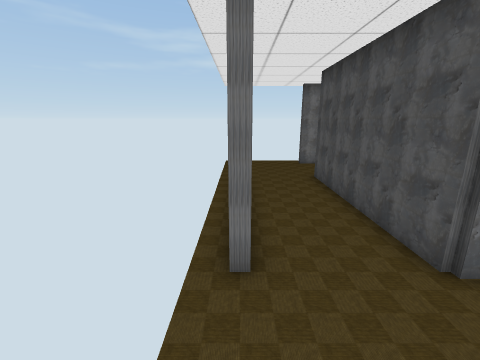
[1] (above)

15 first-person views from a walk through a Unity game level. The camera is 1.4 m above the floor, tilts 14° down and sees 90° across. Doors are open. The floor is counted in squares, 0.5 m on a side. Each view is taken from the middle of a square. On the plan, view 1 faces up. The plan holds only what a view shows up to about 18 squares ahead; the rest is blank. The player character is not drawn. Some surface patterns are stand-ins.

[2]
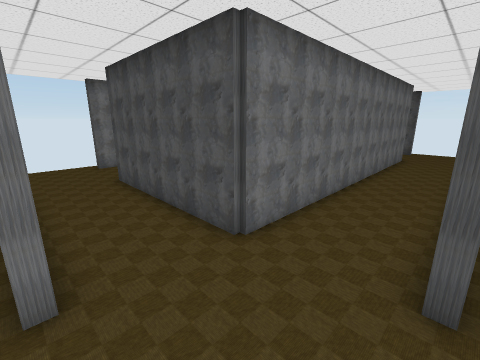

[3]
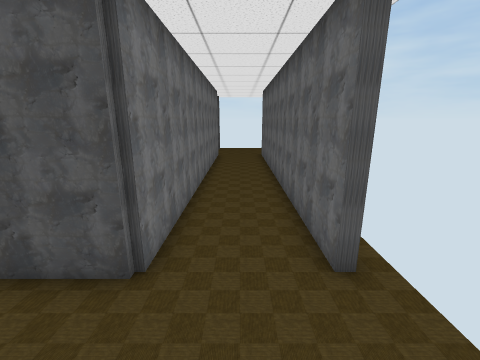

[4]
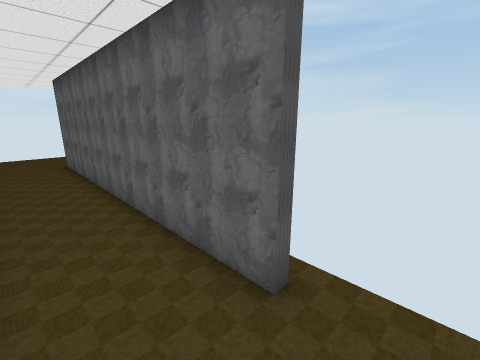

[5]
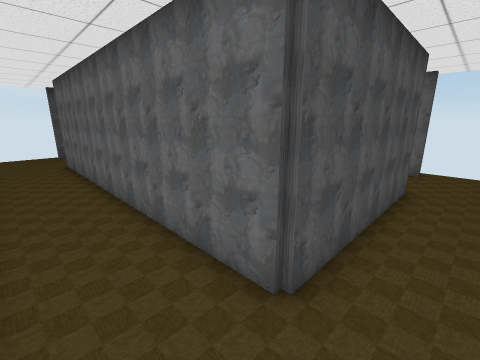

[6]
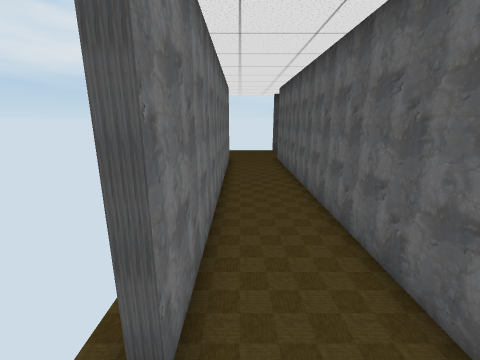

[7]
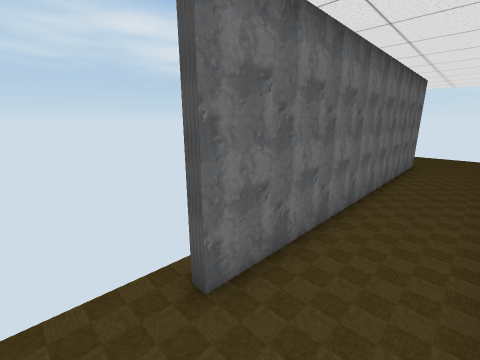

[8]
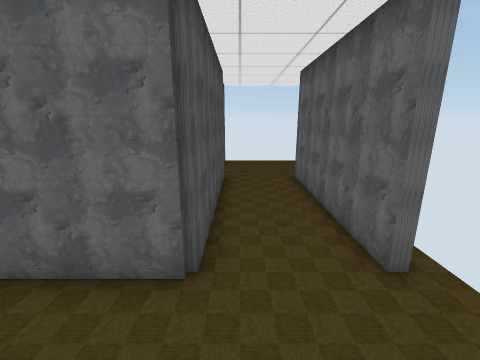

[9]
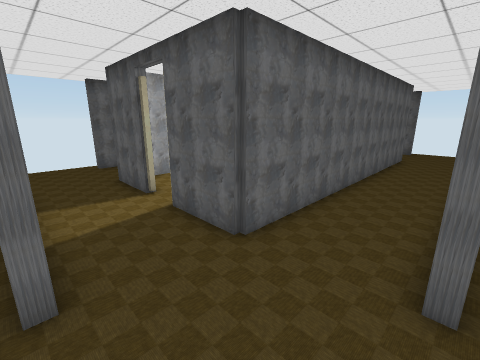

[10]
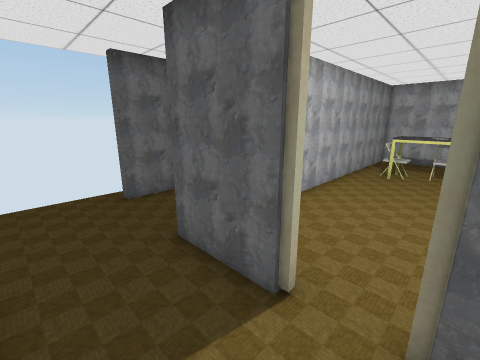

[11]
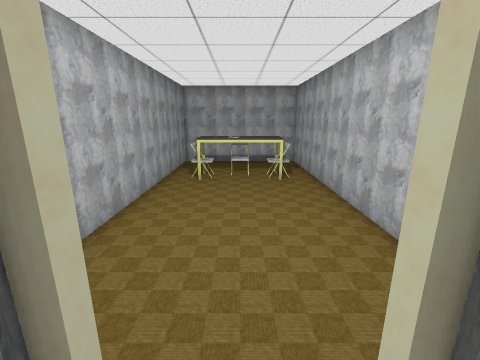

[12]
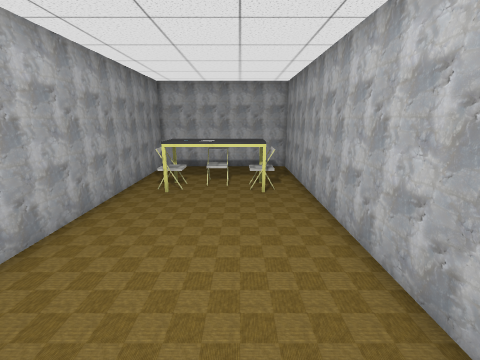

[13]
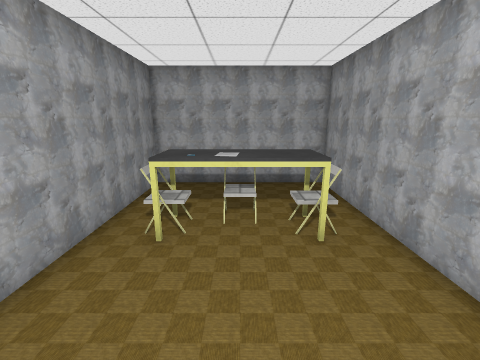

[14]
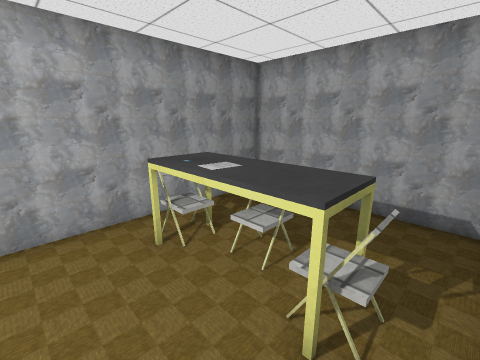

[15]
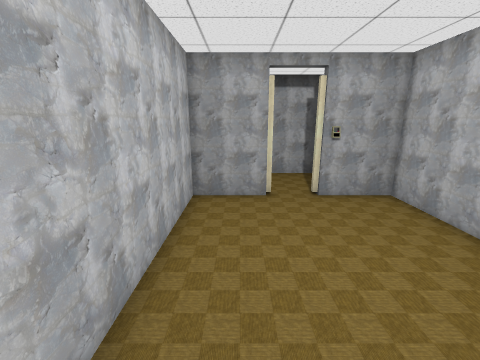

### Floor plan
Points are (right, up) in squares from view 1. A wall is a line through its corners. A room is listed if a view was taken in it or the views show most of it. See-through windows are left out.
Room 1 (views 1, 2, 3, 4)
walls: (4, -0.2) (4, 0.2) (20, 0.2); (20.2, 3.8) (3.8, 3.8)
ways out: opening at (1.5, 3.5) to room 2; opening at (21, 3) to room 3; opening at (20, 1.5)
Room 2 (views 5, 6, 7, 8)
walls: (-0.2, 12) (0.2, 12) (0.2, 4) (-0.2, 4); (3.8, 3.8) (3.8, 12.2) (20.2, 12.2); (20, 15.8) (4, 15.8) (4, 16.2)
ways out: opening at (1.5, 3.5) to room 1; opening at (20, 14) to room 3
Room 3 (views 9, 10, 11)
walls: (23.8, 11.5) (23.8, 12) (24.2, 12); (20.2, 12.2) (20.2, 8.8); (20.2, 7) (20.2, 3.8); (23.8, 6) (23.8, 8.4); (20, 16.2) (20, 15.8)
ways out: opening at (21, 3) to room 1; opening at (20, 14) to room 2; open door at (20, 8) to room 4; opening at (22, 3.7)
Room 4 (views 12, 13, 14, 15)
walls: (19.8, 8.8) (19.8, 11.8) (4.2, 11.8) (4.2, 4.2) (19.8, 4.2) (19.8, 7)
ways out: open door at (20, 8) to room 3
objects: table (8, 6) to (10, 10)

Where each view was taken, in squares from view 1:
view 1: 0 up, 0 right, facing up
view 2: 0 up, 0 right, facing up-right
view 3: 2 up, 0 right, facing right
view 4: 3 up, 2 right, facing down-right
view 5: 15 up, 2 right, facing down-right
view 6: 15 up, 2 right, facing right
view 7: 13 up, 2 right, facing up-right
view 8: 16 up, 3 right, facing down
view 9: 16 up, 24 right, facing down-left
view 10: 9 up, 23 right, facing down-left
view 11: 8 up, 21 right, facing left
view 12: 9 up, 19 right, facing left
view 13: 8 up, 15 right, facing left
view 14: 11 up, 12 right, facing down-left
view 15: 10 up, 11 right, facing right
